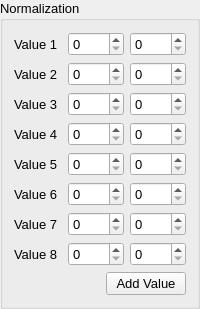
         <widget class="QGroupBox" name="Normalization">
          <property name="font">
           <font>
            <pointsize>10</pointsize>
           </font>
          </property>
          <property name="title">
           <string>Normalization</string>
          </property>
          <layout class="QVBoxLayout" name="verticalLayout_27">
           <item>
            <layout class="QVBoxLayout" name="verticalLayout_26">
             <item>
              <layout class="QVBoxLayout" name="verticalLayout_2">
               <item>
                <layout class="QHBoxLayout" name="horizontalLayout_2">
                 <item>
                  <widget class="QLabel" name="norm_label">
                   <property name="text">
                    <string>Value 1</string>
                   </property>
                  </widget>
                 </item>
                 <item>
                  <widget class="QSpinBox" name="norm_spinBox_9">
                   <property name="maximum">
                    <number>1000</number>
                   </property>
                  </widget>
                 </item>
                 <item>
                  <widget class="QSpinBox" name="norm_spinBox">
                   <property name="maximum">
                    <number>1000</number>
                   </property>
                  </widget>
                 </item>
                </layout>
               </item>
              </layout>
             </item>
             <item>
              <layout class="QVBoxLayout" name="verticalLayout_16">
               <item>
                <layout class="QHBoxLayout" name="horizontalLayout_18">
                 <item>
                  <widget class="QLabel" name="norm_label_2">
                   <property name="text">
                    <string>Value 2</string>
                   </property>
                  </widget>
                 </item>
                 <item>
                  <widget class="QSpinBox" name="norm_spinBox_10">
                   <property name="maximum">
                    <number>1000</number>
                   </property>
                  </widget>
                 </item>
                 <item>
                  <widget class="QSpinBox" name="norm_spinBox_2">
                   <property name="maximum">
                    <number>1000</number>
                   </property>
                  </widget>
                 </item>
                </layout>
               </item>
              </layout>
             </item>
             <item>
              <layout class="QVBoxLayout" name="verticalLayout_20">
               <item>
                <layout class="QHBoxLayout" name="horizontalLayout_20">
                 <item>
                  <widget class="QLabel" name="norm_label_3">
                   <property name="text">
                    <string>Value 3</string>
                   </property>
                  </widget>
                 </item>
                 <item>
                  <widget class="QSpinBox" name="norm_spinBox_11">
                   <property name="maximum">
                    <number>1000</number>
                   </property>
                  </widget>
                 </item>
                 <item>
                  <widget class="QSpinBox" name="norm_spinBox_3">
                   <property name="maximum">
                    <number>1000</number>
                   </property>
                  </widget>
                 </item>
                </layout>
               </item>
              </layout>
             </item>
             <item>
              <layout class="QVBoxLayout" name="verticalLayout_21">
               <item>
                <layout class="QHBoxLayout" name="horizontalLayout_22">
                 <item>
                  <widget class="QLabel" name="norm_label_4">
                   <property name="text">
                    <string>Value 4</string>
                   </property>
                  </widget>
                 </item>
                 <item>
                  <widget class="QSpinBox" name="norm_spinBox_12">
                   <property name="maximum">
                    <number>1000</number>
                   </property>
                  </widget>
                 </item>
                 <item>
                  <widget class="QSpinBox" name="norm_spinBox_4">
                   <property name="maximum">
                    <number>1000</number>
                   </property>
                  </widget>
                 </item>
                </layout>
               </item>
              </layout>
             </item>
             <item>
              <layout class="QVBoxLayout" name="verticalLayout_23">
               <item>
                <layout class="QHBoxLayout" name="horizontalLayout_26">
                 <item>
                  <widget class="QLabel" name="norm_label_5">
                   <property name="text">
                    <string>Value 5</string>
                   </property>
                  </widget>
                 </item>
                 <item>
                  <widget class="QSpinBox" name="norm_spinBox_13">
                   <property name="maximum">
                    <number>1000</number>
                   </property>
                  </widget>
                 </item>
                 <item>
                  <widget class="QSpinBox" name="norm_spinBox_5">
                   <property name="maximum">
                    <number>1000</number>
                   </property>
                  </widget>
                 </item>
                </layout>
               </item>
              </layout>
             </item>
             <item>
              <layout class="QVBoxLayout" name="verticalLayout_25">
               <item>
                <layout class="QHBoxLayout" name="horizontalLayout_30">
                 <item>
                  <widget class="QLabel" name="norm_label_6">
                   <property name="text">
                    <string>Value 6</string>
                   </property>
                  </widget>
                 </item>
                 <item>
                  <widget class="QSpinBox" name="norm_spinBox_14">
                   <property name="maximum">
                    <number>1000</number>
                   </property>
                  </widget>
                 </item>
                 <item>
                  <widget class="QSpinBox" name="norm_spinBox_6">
                   <property name="maximum">
                    <number>1000</number>
                   </property>
                  </widget>
                 </item>
                </layout>
               </item>
              </layout>
             </item>
             <item>
              <layout class="QVBoxLayout" name="verticalLayout_24">
               <item>
                <layout class="QHBoxLayout" name="horizontalLayout_28">
                 <item>
                  <widget class="QLabel" name="norm_label_7">
                   <property name="text">
                    <string>Value 7</string>
                   </property>
                  </widget>
                 </item>
                 <item>
                  <widget class="QSpinBox" name="norm_spinBox_15">
                   <property name="maximum">
                    <number>1000</number>
                   </property>
                  </widget>
                 </item>
                 <item>
                  <widget class="QSpinBox" name="norm_spinBox_7">
                   <property name="maximum">
                    <number>1000</number>
                   </property>
                  </widget>
                 </item>
                </layout>
               </item>
              </layout>
             </item>
             <item>
              <layout class="QVBoxLayout" name="verticalLayout_22">
               <item>
                <layout class="QHBoxLayout" name="horizontalLayout_24">
                 <item>
                  <widget class="QLabel" name="norm_label_8">
                   <property name="text">
                    <string>Value 8</string>
                   </property>
                  </widget>
                 </item>
                 <item>
                  <widget class="QSpinBox" name="norm_spinBox_16">
                   <property name="maximum">
                    <number>1000</number>
                   </property>
                  </widget>
                 </item>
                 <item>
                  <widget class="QSpinBox" name="norm_spinBox_8">
                   <property name="maximum">
                    <number>1000</number>
                   </property>
                  </widget>
                 </item>
                </layout>
               </item>
               <item>
                <layout class="QHBoxLayout" name="horizontalLayout_25">
                 <item>
                  <spacer name="horizontalSpacer_6">
                   <property name="orientation">
                    <enum>Qt::Horizontal</enum>
                   </property>
                   <property name="sizeHint" stdset="0">
                    <size>
                     <width>40</width>
                     <height>20</height>
                    </size>
                   </property>
                  </spacer>
                 </item>
                 <item>
                  <widget class="QPushButton" name="pushButton_13">
                   <property name="text">
                    <string>Add Value</string>
                   </property>
                  </widget>
                 </item>
                </layout>
               </item>
              </layout>
             </item>
            </layout>
           </item>
          </layout>
          <zorder></zorder>
          <zorder></zorder>
          <zorder></zorder>
          <zorder></zorder>
         </widget>
